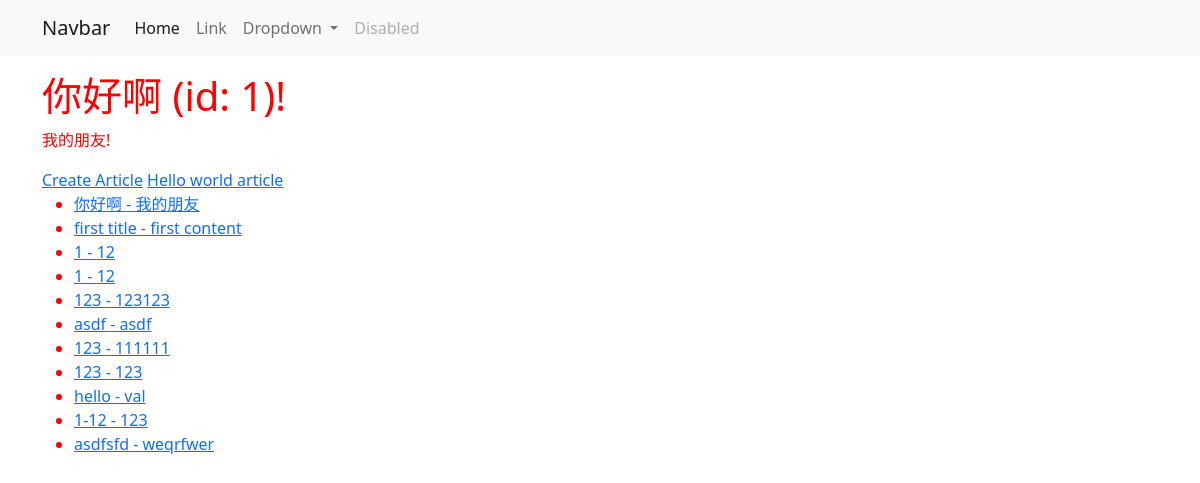
The app's page /, older data.
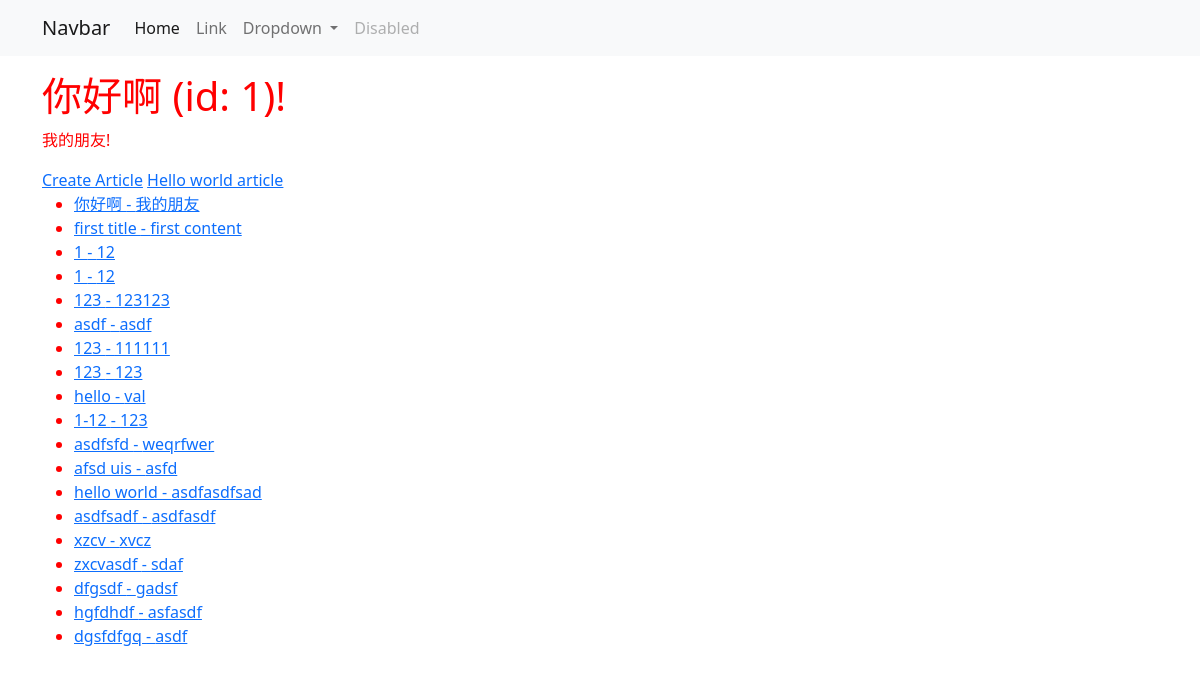
The same page, newer data.
### articles/models.py (models this page shows, shortened)
class Article(models.Model):
    user = models.ForeignKey(User, blank=True, null=True, on_delete=models.SET_NULL)
    title = models.CharField(max_length=120)
    slug = models.SlugField(unique=True, blank=True, null=True)
    content = models.TextField()
    timestamp = models.DateTimeField(auto_now_add=True)
    updated = models.DateTimeField(auto_now=True)
    publish = models.DateField(auto_now_add=False, auto_now=False, null=True, blank=True)
    objects = ArticleManager()
    def get_absolute_url(self):
        return reverse("articles:detail", kwargs={"slug": self.slug})

### app/views.py (the view)
# urls.py: path('', home_view),  # index / home / root
def home_view(request, *args, **kwargs):
    name = "Justin"  # hard coded
    random_id = random.randint(1, 4)  # pseudo random
    article_obj = Article.objects.all().first()
    article_queryset = Article.objects.all()
    context = {
        "object_list": article_queryset,
        "object": article_obj,
    }
    HTML_STRING = render_to_string("home-view.html", context=context)
    return HttpResponse(HTML_STRING)

### articles/models.py (called while the page is built)
    def get_queryset(self):
        return ArticleQuerySet(self.model, using=self._db)

### templates/home-view.html
{% extends "base.html" %}
{% block content %}
<h1>{{ object.title }} (id: {{ object.id }})!</h1>
<p>{{ object.content }}!</p>
<a href='{% url "articles:create" %}'>Create Article</a>
<a href='{% url "articles:detail" slug="hello-world" %}'>Hello world article</a>
<ul>
    {% for x in object_list %}
        {% if x.title %}
            <li><a href='{{ x.get_absolute_url }}'>{{ x.title }} - {{ x.content }}</a></li>
        {% endif %}
    {% endfor %}
</ul>
{% endblock content %}

Row changes from the older to the newer data that the page shows:
added Article: title "afsd uis", content "asfd"
added Article: title "hello world", content "asdfasdfsad"
added Article: title "asdfsadf", content "asdfasdf"
added Article: title "xzcv", content "xvcz"
added Article: title "zxcvasdf", content "sdaf"
added Article: title "dfgsdf", content "gadsf"
added Article: title "hgfdhdf", content "asfasdf"
added Article: title "dgsfdfgq", content "asdf"
